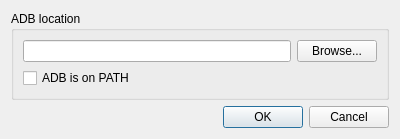
<?xml version="1.0" encoding="UTF-8"?>
<ui version="4.0">
 <class>PreferencesDialog</class>
 <widget class="QDialog" name="PreferencesDialog">
  <property name="geometry">
   <rect>
    <x>0</x>
    <y>0</y>
    <width>400</width>
    <height>137</height>
   </rect>
  </property>
  <property name="windowTitle">
   <string>Preferences</string>
  </property>
  <property name="windowIcon">
   <iconset resource="icons.qrc">
    <normaloff>:/icons/icons/application-default-icon.png</normaloff>:/icons/icons/application-default-icon.png</iconset>
  </property>
  <layout class="QVBoxLayout" name="verticalLayout">
   <item>
    <widget class="QGroupBox" name="groupADB">
     <property name="title">
      <string>ADB location</string>
     </property>
     <layout class="QVBoxLayout" name="verticalLayout_2">
      <item>
       <layout class="QHBoxLayout" name="horizontalLayout">
        <item>
         <widget class="QLineEdit" name="lineEdit_path">
          <property name="toolTip">
           <string>Directory where the adb command is found (probably the SDK's platform-tools directory)</string>
          </property>
         </widget>
        </item>
        <item>
         <widget class="QPushButton" name="button_browse">
          <property name="text">
           <string>Browse...</string>
          </property>
         </widget>
        </item>
       </layout>
      </item>
      <item>
       <widget class="QCheckBox" name="cbo_adbOnPath">
        <property name="toolTip">
         <string>Check if your PATH is configured to include the SDK platform tools</string>
        </property>
        <property name="text">
         <string>ADB is on PATH</string>
        </property>
       </widget>
      </item>
     </layout>
    </widget>
   </item>
   <item>
    <widget class="QDialogButtonBox" name="buttonBox">
     <property name="orientation">
      <enum>Qt::Horizontal</enum>
     </property>
     <property name="standardButtons">
      <set>QDialogButtonBox::Cancel|QDialogButtonBox::Ok</set>
     </property>
    </widget>
   </item>
  </layout>
 </widget>
 <tabstops>
  <tabstop>lineEdit_path</tabstop>
  <tabstop>button_browse</tabstop>
  <tabstop>cbo_adbOnPath</tabstop>
  <tabstop>buttonBox</tabstop>
 </tabstops>
 <resources>
  <include location="icons.qrc"/>
 </resources>
 <connections>
  <connection>
   <sender>buttonBox</sender>
   <signal>accepted()</signal>
   <receiver>PreferencesDialog</receiver>
   <slot>accept()</slot>
   <hints>
    <hint type="sourcelabel">
     <x>227</x>
     <y>120</y>
    </hint>
    <hint type="destinationlabel">
     <x>157</x>
     <y>136</y>
    </hint>
   </hints>
  </connection>
  <connection>
   <sender>buttonBox</sender>
   <signal>rejected()</signal>
   <receiver>PreferencesDialog</receiver>
   <slot>reject()</slot>
   <hints>
    <hint type="sourcelabel">
     <x>295</x>
     <y>126</y>
    </hint>
    <hint type="destinationlabel">
     <x>286</x>
     <y>136</y>
    </hint>
   </hints>
  </connection>
  <connection>
   <sender>cbo_adbOnPath</sender>
   <signal>clicked()</signal>
   <receiver>PreferencesDialog</receiver>
   <slot>setDirConfigState()</slot>
   <hints>
    <hint type="sourcelabel">
     <x>62</x>
     <y>81</y>
    </hint>
    <hint type="destinationlabel">
     <x>125</x>
     <y>-5</y>
    </hint>
   </hints>
  </connection>
 </connections>
 <slots>
  <slot>setDirConfigState()</slot>
 </slots>
</ui>
